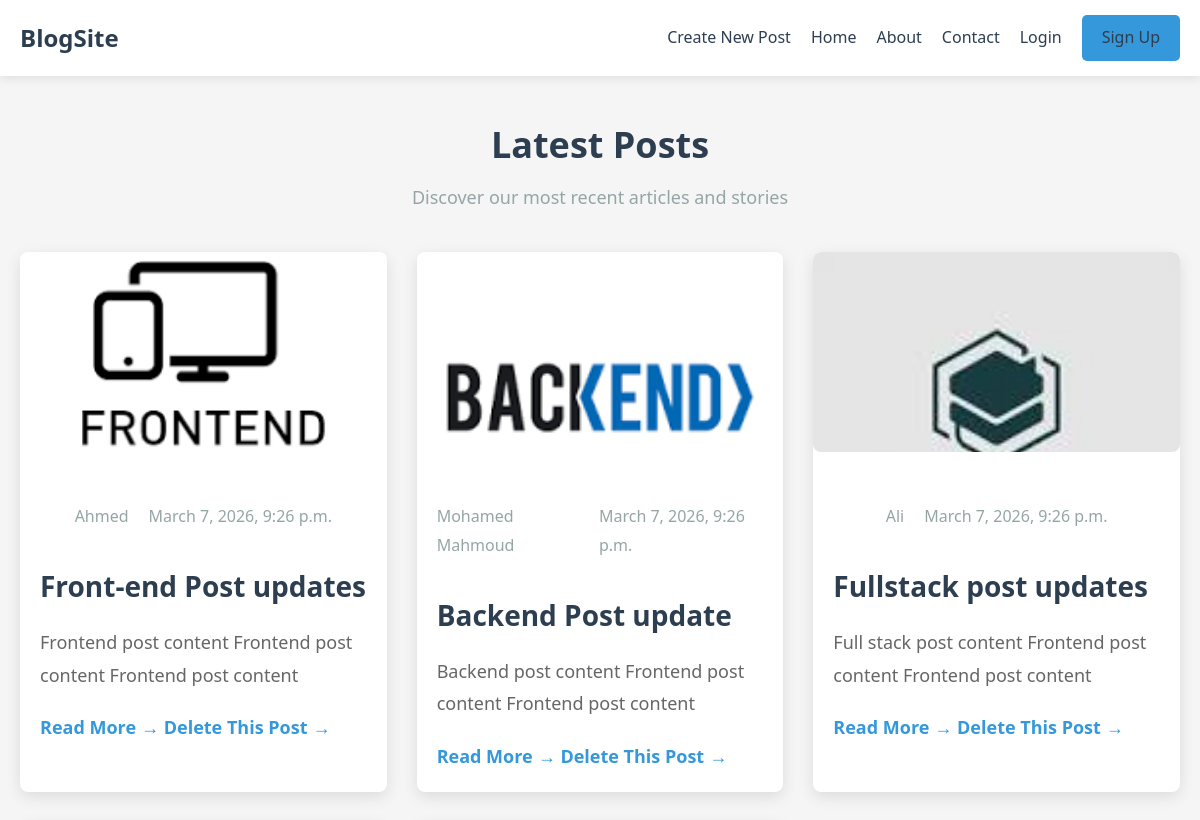
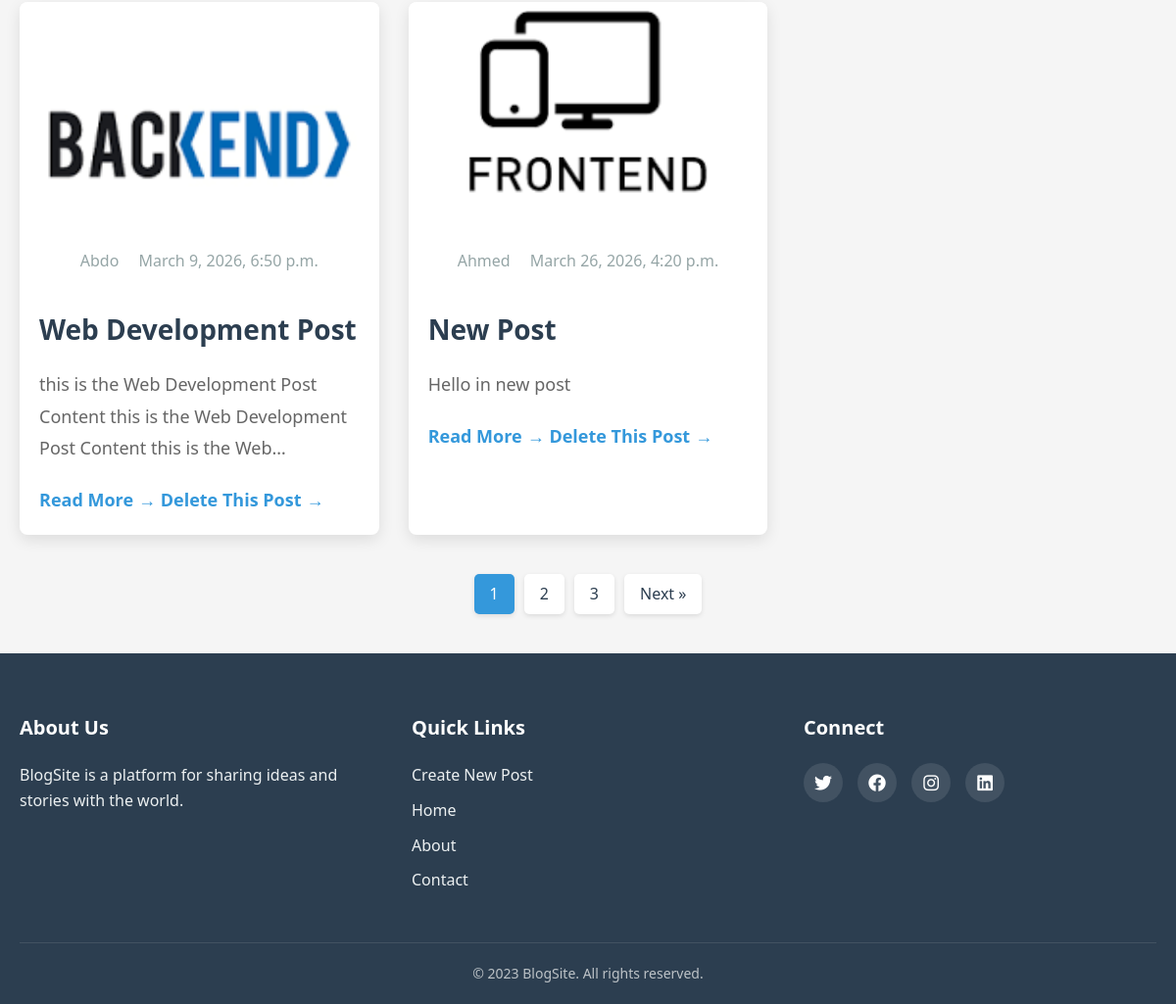
The app's page /, older data (2 pictures, top to bottom).
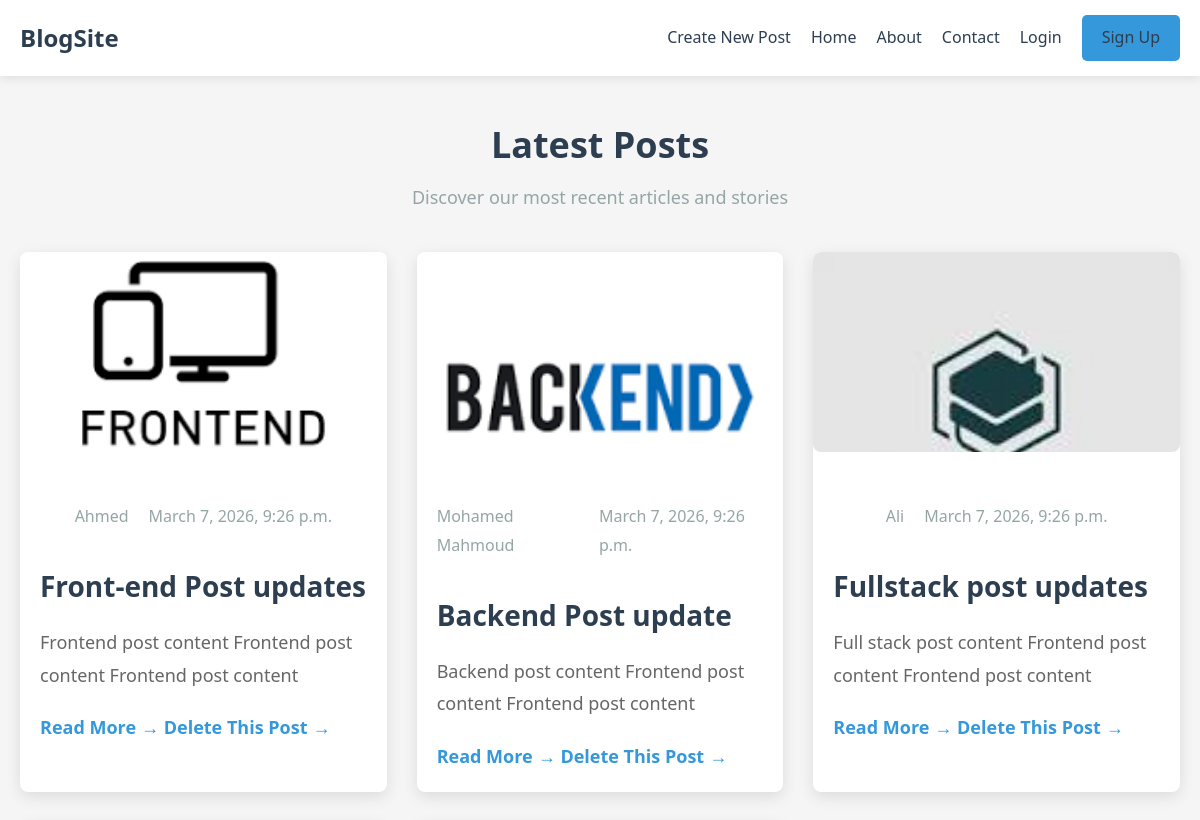
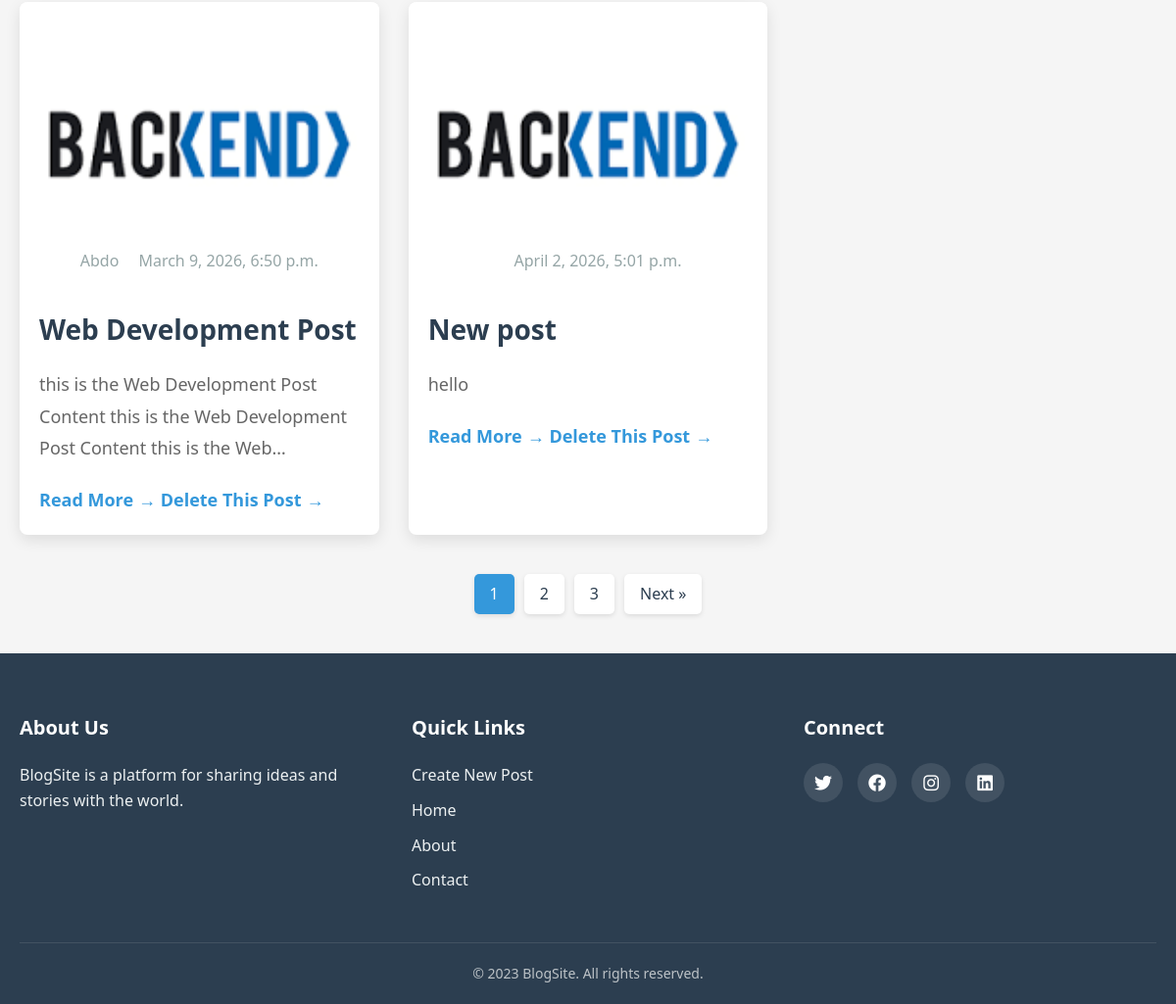
The same page, newer data (2 pictures, top to bottom).
### blog/models.py (models this page shows, shortened)
class Post(models.Model):
    title = models.CharField(max_length=100)
    content = models.TextField()
    author = models.CharField(max_length=100)
    created_at = models.DateTimeField(default=timezone.now())
    updated_at = models.DateTimeField(auto_now=True)
    is_published = models.BooleanField(default=True)
    image = models.ImageField(upload_to="posts_images",null=True,blank=True)

### blog/views.py (the view)
# urls.py: path('',posts,name= "all_posts"),
def posts(req):
    posts = Post.objects.all()
    return render(req,'blog/posts.html',{'posts':posts})

### templates/blog/posts.html
{% extends 'base.html' %} {% block content %}
<main class="container">
  <div class="header">
    <h1>Latest Posts</h1>
    <p>Discover our most recent articles and stories</p>
  </div>
  <div class="posts-grid">
    {% for post in posts %}
    <article class="post-card">
      <div class="post-image">
        <img src="{{post.image.url}}" alt="Post Image" />
      </div>
      <div class="post-content">
        <div class="post-meta">
          <span class="author">{{post.author}}</span>
          <span class="date">{{post.created_at}}</span>
        </div>
        <h2>
          <a href="{% url 'post_details' post.id %}">{{post.title}}</a>
        </h2>
        <p class="excerpt">{{post.content}}</p>
        <a href="{% url 'post_details' post.id %}" class="read-more"
          >Read More</a
        >
        <a href="{% url 'delete_post' post.id %}" class="read-more"
          >Delete This Post</a
        >
      </div>
    </article>
    {% endfor %}
  </div>
  <div class="pagination">
    <a href="#" class="page-link active">1</a>
    <a href="#" class="page-link">2</a>
    <a href="#" class="page-link">3</a>
    <a href="#" class="page-link next">Next &raquo;</a>
  </div>
</main>
{% endblock %}

Row changes from the older to the newer data that the page shows:
removed Post: image (picture), author "Ahmed", created_at "March 26, 2026, 4:20 p.m.", title "New Post", content "Hello in new post"
added Post: image (picture), created_at "April 2, 2026, 5:01 p.m.", title "New post", content "hello"
